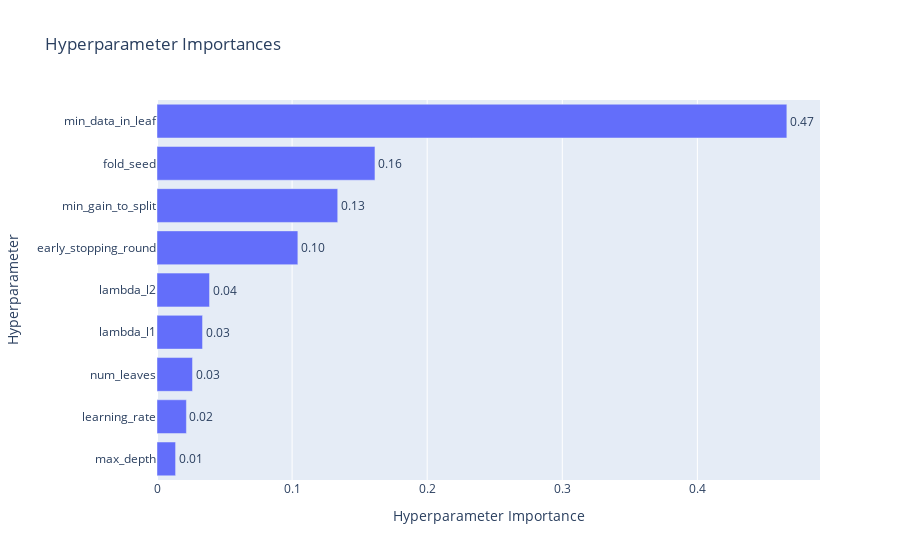

The code cell stored with this chart in its notebook:
### Code cell
plot_param_importances(lgb_optuna_study)

### Figure 1 — Plotly figure (JSON) as saved in the notebook; plotly's stock layout.template omitted (floating-point values rounded to 4 significant figures)
{"data": [{"cliponaxis": false, "hovertemplate": ["max_depth (IntDistribution): 0.013753919769165266<extra></extra>", "learning_rate (FloatDistribution): 0.021765703950784084<extra></extra>", "num_leaves (IntDistribution): 0.02628867520657982<extra></extra>", "lambda_l1 (FloatDistribution): 0.033709338724588804<extra></extra>", "lambda_l2 (FloatDistribution): 0.03888415006620035<extra></extra>", "early_stopping_round (IntDistribution): 0.10426369905925206<extra></extra>", "min_gain_to_split (FloatDistribution): 0.1337779423294555<extra></extra>", "fold_seed (IntDistribution): 0.16133797167928585<extra></extra>", "min_data_in_leaf (IntDistribution): 0.4662185992146882<extra></extra>"], "name": "Objective Value", "orientation": "h", "text": ["0.01", "0.02", "0.03", "0.03", "0.04", "0.10", "0.13", "0.16", "0.47"], "textposition": "outside", "type": "bar", "x": [0.01375, 0.02177, 0.02629, 0.03371, 0.03888, 0.1043, 0.1338, 0.1613, 0.4662], "y": ["max_depth", "learning_rate", "num_leaves", "lambda_l1", "lambda_l2", "early_stopping_round", "min_gain_to_split", "fold_seed", "min_data_in_leaf"]}], "layout": {"autosize": true, "title": {"text": "Hyperparameter Importances"}, "xaxis": {"autorange": true, "range": [0, 0.4908], "title": {"text": "Hyperparameter Importance"}, "type": "linear"}, "yaxis": {"autorange": true, "range": [-0.5, 8.5], "title": {"text": "Hyperparameter"}, "type": "category"}}}
